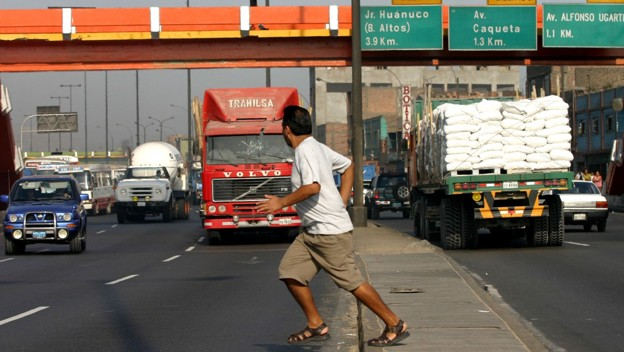
#> input picture Ejemplo8/img3.jpg, 624 x 352 px
$ jupyter execute Untitled.ipynb
#> lines starting #> are read from the running program, lines starting #| are printed output that depends on the picture; after the words box and inside, x2 and y2 are one past the last pixel; in counts of white or black regions, pixels touching at a corner belong together
[cell 1]
import numpy as np
import cv2
import imutils
from imutils.object_detection import non_max_suppression
import matplotlib.pyplot as plt

[cell 2]
hog = cv2.HOGDescriptor()
hog.setSVMDetector(cv2.HOGDescriptor_getDefaultPeopleDetector())

[cell 3]
ruta_img = 'img3.jpg'
imagen=cv2.imread(ruta_img)
#> imagen is the input picture: shape (352, 624, 3); mean B, G, R 88.2, 100.2, 112
image=imutils.resize(imagen,width=min(400,imagen.shape[1]))
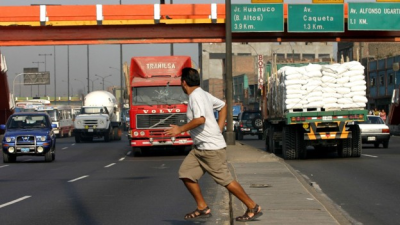
#> image: shape (225, 400, 3); mean B, G, R 88.2, 100.2, 112

[cell 4]
(rectas,weights)=hog.detectMultiScale(imagen,winStride=(1,1),padding=(4,4),scale=1.05)
#> rectas = [[264, 74, 68, 135], [266, 215, 70, 137], [495, 57, 112, 225]]; weights = [0.728, 0.78, 1.42]

[cell 5]
rectas=np.array([[x,y,x+w,y+h] for (x,y,w,h) in rectas])
#> rectas = [[264, 74, 332, 209], [266, 215, 336, 352], [495, 57, 607, 282]]
eleccion=non_max_suppression(rectas,probs=None,overlapThresh=0.65)
#> eleccion = [[266, 215, 336, 352], [495, 57, 607, 282], [264, 74, 332, 209]]

[cell 6]
for (xA,yA,xB,yB) in eleccion:
    cv2.rectangle(imagen,(xA,yA),(xB,yB),(0,255,0),3)
#> this loop made 3 passes
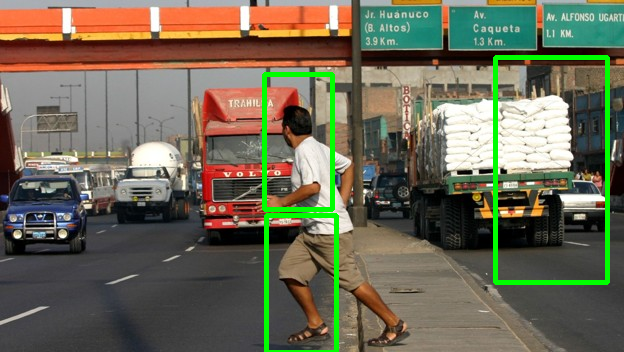
#> imagen: shape (352, 624, 3); 3.28% of pixels changed, all inside (x1, y1, x2, y2) = (262, 55, 610, 352)

[cell 7]
imagen=cv2.cvtColor(imagen,cv2.COLOR_RGB2BGR)
plt.imshow(imagen)

$ run again, with Ejemplo8/img1.jpg copied over Ejemplo8/img3.jpg
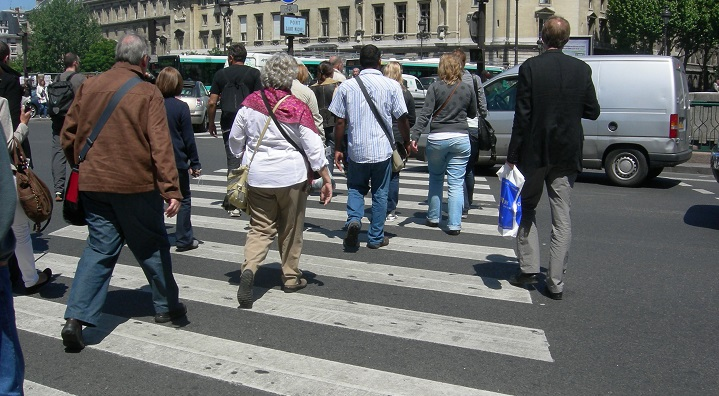
#> input picture Ejemplo8/img1.jpg, 719 x 396 px
#> imagen is the input picture: shape (396, 719, 3); mean B, G, R 100.4, 101, 99.4
#> `image=imutils.resize(imagen,width=min(400,imagen.shape[1]))`:
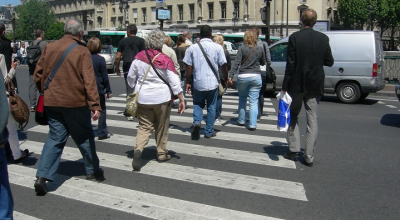
#> image: shape (220, 400, 3); mean B, G, R 100.4, 101, 99.4
#> `(rectas,weights)=hog.detectMultiScale(imagen,winStride=(1,1),padding=(..`: rectas = [[114, 43, 114, 228], [391, 30, 118, 237], [302, 24, 135, 269], [195, 19, 161, 322], [465, 0, 166, 332], [34, 0, 197, 384]]; weights = [0.617, 2.45, 1.49, 1.46, 1.08, 0.424]
#> `rectas=np.array([[x,y,x+w,y+h] for (x,y,w,h) in rectas])`: rectas = [[114, 43, 228, 271], [391, 30, 509, 267], [302, 24, 437, 293], [195, 19, 356, 341], [465, 0, 631, 332], [34, 0, 231, 384]]
#> eleccion = [[34, 0, 231, 384], [195, 19, 356, 341], [465, 0, 631, 332], [302, 24, 437, 293], [391, 30, 509, 267]]
#> the loop `for (xA,yA,xB,yB) in eleccion:` made 5 passes
#> after the loop `for (xA,yA,xB,yB) in eleccion:`:
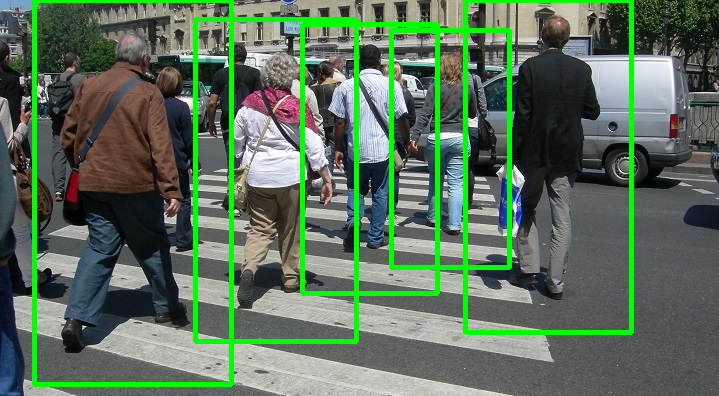
#> imagen: shape (396, 719, 3); 7.8% of pixels changed, all inside (x1, y1, x2, y2) = (32, 0, 634, 387)

$ run again, with Ejemplo8/img4.jpg copied over Ejemplo8/img3.jpg
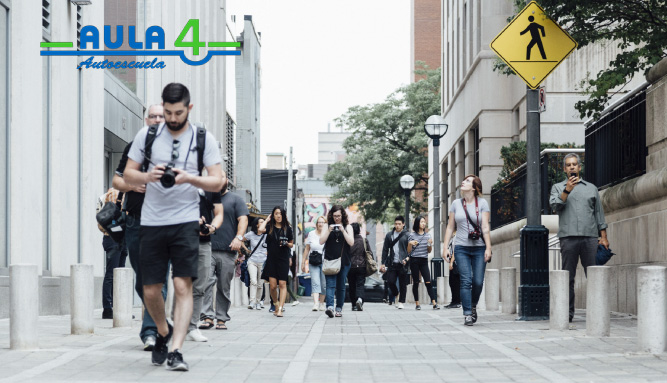
#> input picture Ejemplo8/img4.jpg, 667 x 383 px
#> imagen is the input picture: shape (383, 667, 3); mean B, G, R 158.8, 158.5, 154.4
#> `image=imutils.resize(imagen,width=min(400,imagen.shape[1]))`:
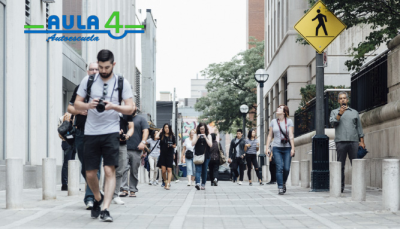
#> image: shape (229, 400, 3); mean B, G, R 158.8, 158.5, 154.4
#> `(rectas,weights)=hog.detectMultiScale(imagen,winStride=(1,1),padding=(..`: rectas = [[241, 193, 73, 146], [371, 190, 71, 141], [297, 190, 75, 150], [115, 220, 74, 147], [525, 137, 104, 208], [425, 162, 94, 188], [153, 0, 76, 150], [470, 189, 76, 153], [181, 154, 99, 199], [67, 167, 91, 182], [88, 36, 178, 347]]; weights = [2.57, 1.29, 1.36, 1.03, 2.27, 1.73, 0.0876, 0.355, 1.14, 0.177, 0.251]
#> `rectas=np.array([[x,y,x+w,y+h] for (x,y,w,h) in rectas])`: rectas = [[241, 193, 314, 339], [371, 190, 442, 331], [297, 190, 372, 340], [115, 220, 189, 367], [525, 137, 629, 345], [425, 162, 519, 350], [153, 0, 229, 150], [470, 189, 546, 342], [181, 154, 280, 353], [67, 167, 158, 349], [88, 36, 266, 383]]
#> eleccion = [[88, 36, 266, 383], [425, 162, 519, 350], [525, 137, 629, 345], [470, 189, 546, 342], [297, 190, 372, 340], [241, 193, 314, 339], [371, 190, 442, 331]]
#> the loop `for (xA,yA,xB,yB) in eleccion:` made 7 passes
#> after the loop `for (xA,yA,xB,yB) in eleccion:`:
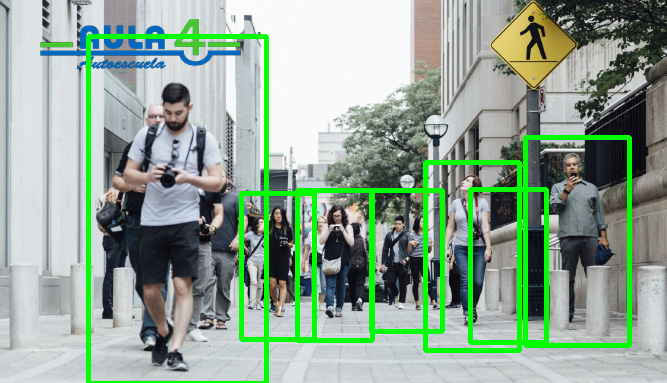
#> imagen: shape (383, 667, 3); 7.22% of pixels changed, all inside (x1, y1, x2, y2) = (86, 34, 632, 383)
